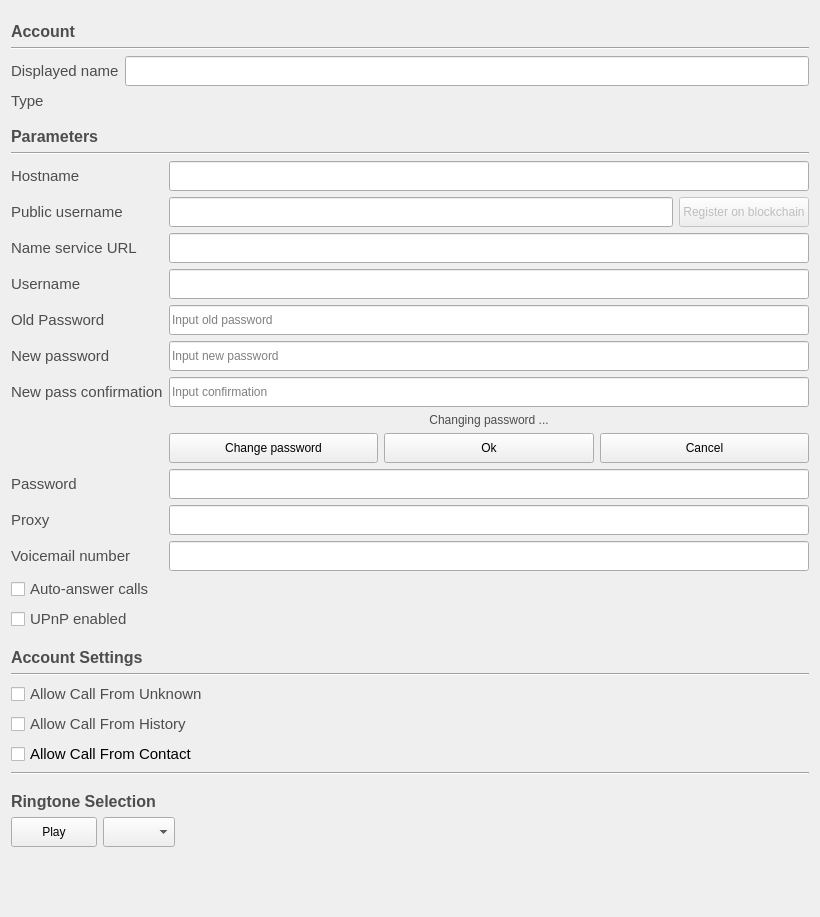
         <widget class="QWidget" name="scrollAreaWidgetContents_2">
          <property name="geometry">
           <rect>
            <x>0</x>
            <y>0</y>
            <width>820</width>
            <height>917</height>
           </rect>
          </property>
          <layout class="QVBoxLayout" name="verticalLayout_12">
           <item>
            <layout class="QVBoxLayout" name="verticalLayout_5">
             <item>
              <layout class="QHBoxLayout" name="horizontalLayout_3">
               <item>
                <widget class="QLabel" name="accountLabel">
                 <property name="sizePolicy">
                  <sizepolicy hsizetype="MinimumExpanding" vsizetype="Preferred">
                   <horstretch>0</horstretch>
                   <verstretch>0</verstretch>
                  </sizepolicy>
                 </property>
                 <property name="minimumSize">
                  <size>
                   <width>0</width>
                   <height>30</height>
                  </size>
                 </property>
                 <property name="maximumSize">
                  <size>
                   <width>16777215</width>
                   <height>20</height>
                  </size>
                 </property>
                 <property name="font">
                  <font>
                   <pointsize>12</pointsize>
                   <weight>75</weight>
                   <bold>true</bold>
                  </font>
                 </property>
                 <property name="styleSheet">
                  <string notr="true">color: rgb(77, 77, 77);</string>
                 </property>
                 <property name="text">
                  <string>Account</string>
                 </property>
                </widget>
               </item>
              </layout>
             </item>
             <item>
              <widget class="Line" name="line_4">
               <property name="orientation">
                <enum>Qt::Horizontal</enum>
               </property>
              </widget>
             </item>
             <item>
              <layout class="QFormLayout" name="formLayout">
               <item row="0" column="0">
                <widget class="QLabel" name="aliasLabel">
                 <property name="font">
                  <font>
                   <pointsize>11</pointsize>
                  </font>
                 </property>
                 <property name="styleSheet">
                  <string notr="true">color: rgb(77, 77, 77);</string>
                 </property>
                 <property name="text">
                  <string>Displayed name</string>
                 </property>
                 <property name="buddy">
                  <cstring>lrcfg_alias</cstring>
                 </property>
                </widget>
               </item>
               <item row="0" column="1">
                <widget class="QLineEdit" name="lrcfg_alias">
                 <property name="sizePolicy">
                  <sizepolicy hsizetype="MinimumExpanding" vsizetype="Fixed">
                   <horstretch>0</horstretch>
                   <verstretch>0</verstretch>
                  </sizepolicy>
                 </property>
                 <property name="minimumSize">
                  <size>
                   <width>0</width>
                   <height>30</height>
                  </size>
                 </property>
                 <property name="toolTip">
                  <string>Displayed alias input</string>
                 </property>
                </widget>
               </item>
               <item row="1" column="0">
                <widget class="QLabel" name="typeLabel">
                 <property name="font">
                  <font>
                   <pointsize>11</pointsize>
                  </font>
                 </property>
                 <property name="styleSheet">
                  <string notr="true">color: rgb(77, 77, 77);</string>
                 </property>
                 <property name="text">
                  <string>Type</string>
                 </property>
                </widget>
               </item>
               <item row="1" column="1">
                <widget class="QLabel" name="typeValueLabel">
                 <property name="sizePolicy">
                  <sizepolicy hsizetype="MinimumExpanding" vsizetype="Preferred">
                   <horstretch>0</horstretch>
                   <verstretch>0</verstretch>
                  </sizepolicy>
                 </property>
                 <property name="text">
                  <string/>
                 </property>
                </widget>
               </item>
              </layout>
             </item>
             <item>
              <widget class="QLabel" name="paramLabel">
               <property name="minimumSize">
                <size>
                 <width>0</width>
                 <height>30</height>
                </size>
               </property>
               <property name="maximumSize">
                <size>
                 <width>16777215</width>
                 <height>20</height>
                </size>
               </property>
               <property name="font">
                <font>
                 <pointsize>12</pointsize>
                 <weight>75</weight>
                 <bold>true</bold>
                </font>
               </property>
               <property name="styleSheet">
                <string notr="true">color: rgb(77, 77, 77);</string>
               </property>
               <property name="text">
                <string>Parameters</string>
               </property>
              </widget>
             </item>
             <item>
              <widget class="Line" name="line_3">
               <property name="orientation">
                <enum>Qt::Horizontal</enum>
               </property>
              </widget>
             </item>
             <item>
              <layout class="QFormLayout" name="formLayout_2">
               <item row="0" column="0">
                <widget class="QLabel" name="hostnameLabel">
                 <property name="sizePolicy">
                  <sizepolicy hsizetype="MinimumExpanding" vsizetype="Preferred">
                   <horstretch>0</horstretch>
                   <verstretch>0</verstretch>
                  </sizepolicy>
                 </property>
                 <property name="font">
                  <font>
                   <pointsize>11</pointsize>
                  </font>
                 </property>
                 <property name="styleSheet">
                  <string notr="true">color: rgb(77, 77, 77);</string>
                 </property>
                 <property name="text">
                  <string>Hostname</string>
                 </property>
                 <property name="buddy">
                  <cstring>lrcfg_hostname</cstring>
                 </property>
                </widget>
               </item>
               <item row="0" column="1">
                <widget class="QLineEdit" name="lrcfg_hostname">
                 <property name="sizePolicy">
                  <sizepolicy hsizetype="MinimumExpanding" vsizetype="Fixed">
                   <horstretch>0</horstretch>
                   <verstretch>0</verstretch>
                  </sizepolicy>
                 </property>
                 <property name="minimumSize">
                  <size>
                   <width>0</width>
                   <height>30</height>
                  </size>
                 </property>
                 <property name="toolTip">
                  <string>Hostname URL for DHT bootstrap or SIP</string>
                 </property>
                </widget>
               </item>
               <item row="1" column="0">
                <widget class="QLabel" name="registeredNameLabel">
                 <property name="sizePolicy">
                  <sizepolicy hsizetype="MinimumExpanding" vsizetype="Preferred">
                   <horstretch>0</horstretch>
                   <verstretch>0</verstretch>
                  </sizepolicy>
                 </property>
                 <property name="font">
                  <font>
                   <pointsize>11</pointsize>
                  </font>
                 </property>
                 <property name="styleSheet">
                  <string notr="true">color: rgb(77, 77, 77);</string>
                 </property>
                 <property name="text">
                  <string>Public username</string>
                 </property>
                 <property name="buddy">
                  <cstring>lrcfg_registeredName</cstring>
                 </property>
                </widget>
               </item>
               <item row="1" column="1">
                <layout class="QHBoxLayout" name="horizontalLayout_10">
                 <item>
                  <widget class="QLineEdit" name="lrcfg_registeredName">
                   <property name="enabled">
                    <bool>true</bool>
                   </property>
                   <property name="sizePolicy">
                    <sizepolicy hsizetype="MinimumExpanding" vsizetype="Fixed">
                     <horstretch>0</horstretch>
                     <verstretch>0</verstretch>
                    </sizepolicy>
                   </property>
                   <property name="minimumSize">
                    <size>
                     <width>0</width>
                     <height>30</height>
                    </size>
                   </property>
                   <property name="toolTip">
                    <string>Public registered username</string>
                   </property>
                   <property name="readOnly">
                    <bool>true</bool>
                   </property>
                  </widget>
                 </item>
                 <item>
                  <widget class="QPushButton" name="registerButton">
                   <property name="enabled">
                    <bool>false</bool>
                   </property>
                   <property name="sizePolicy">
                    <sizepolicy hsizetype="Minimum" vsizetype="Preferred">
                     <horstretch>0</horstretch>
                     <verstretch>0</verstretch>
                    </sizepolicy>
                   </property>
                   <property name="toolTip">
                    <string>Register username on blockchain button</string>
                   </property>
                   <property name="text">
                    <string>Register on blockchain</string>
                   </property>
                  </widget>
                 </item>
                </layout>
               </item>
               <item row="2" column="0">
                <widget class="QLabel" name="nameServiceURLLabel">
                 <property name="font">
                  <font>
                   <pointsize>11</pointsize>
                  </font>
                 </property>
                 <property name="styleSheet">
                  <string notr="true">color: rgb(77, 77, 77);</string>
                 </property>
                 <property name="text">
                  <string>Name service URL</string>
                 </property>
                 <property name="buddy">
                  <cstring>lrcfg_nameServiceURL</cstring>
                 </property>
                </widget>
               </item>
               <item row="2" column="1">
                <widget class="QLineEdit" name="lrcfg_nameServiceURL">
                 <property name="sizePolicy">
                  <sizepolicy hsizetype="MinimumExpanding" vsizetype="Fixed">
                   <horstretch>0</horstretch>
                   <verstretch>0</verstretch>
                  </sizepolicy>
                 </property>
                 <property name="minimumSize">
                  <size>
                   <width>0</width>
                   <height>30</height>
                  </size>
                 </property>
                 <property name="toolTip">
                  <string>Nameservice URL input</string>
                 </property>
                </widget>
               </item>
               <item row="3" column="0">
                <widget class="QLabel" name="usernameLabel">
                 <property name="font">
                  <font>
                   <pointsize>11</pointsize>
                  </font>
                 </property>
                 <property name="styleSheet">
                  <string notr="true">color: rgb(77, 77, 77);</string>
                 </property>
                 <property name="text">
                  <string>Username</string>
                 </property>
                 <property name="buddy">
                  <cstring>lrcfg_username</cstring>
                 </property>
                </widget>
               </item>
               <item row="3" column="1">
                <widget class="QLineEdit" name="lrcfg_username">
                 <property name="sizePolicy">
                  <sizepolicy hsizetype="MinimumExpanding" vsizetype="Fixed">
                   <horstretch>0</horstretch>
                   <verstretch>0</verstretch>
                  </sizepolicy>
                 </property>
                 <property name="minimumSize">
                  <size>
                   <width>0</width>
                   <height>30</height>
                  </size>
                 </property>
                 <property name="toolTip">
                  <string>SIP username input</string>
                 </property>
                </widget>
               </item>
               <item row="12" column="0">
                <widget class="QLabel" name="passwordLabel">
                 <property name="sizePolicy">
                  <sizepolicy hsizetype="MinimumExpanding" vsizetype="Preferred">
                   <horstretch>0</horstretch>
                   <verstretch>0</verstretch>
                  </sizepolicy>
                 </property>
                 <property name="font">
                  <font>
                   <pointsize>11</pointsize>
                  </font>
                 </property>
                 <property name="styleSheet">
                  <string notr="true">color: rgb(77, 77, 77);</string>
                 </property>
                 <property name="text">
                  <string>Password</string>
                 </property>
                 <property name="buddy">
                  <cstring>lrcfg_password</cstring>
                 </property>
                </widget>
               </item>
               <item row="12" column="1">
                <widget class="QLineEdit" name="lrcfg_password">
                 <property name="sizePolicy">
                  <sizepolicy hsizetype="MinimumExpanding" vsizetype="Fixed">
                   <horstretch>0</horstretch>
                   <verstretch>0</verstretch>
                  </sizepolicy>
                 </property>
                 <property name="minimumSize">
                  <size>
                   <width>0</width>
                   <height>30</height>
                  </size>
                 </property>
                 <property name="toolTip">
                  <string>SIP password input</string>
                 </property>
                 <property name="echoMode">
                  <enum>QLineEdit::PasswordEchoOnEdit</enum>
                 </property>
                </widget>
               </item>
               <item row="13" column="0">
                <widget class="QLabel" name="proxyLabel">
                 <property name="sizePolicy">
                  <sizepolicy hsizetype="MinimumExpanding" vsizetype="Preferred">
                   <horstretch>0</horstretch>
                   <verstretch>0</verstretch>
                  </sizepolicy>
                 </property>
                 <property name="font">
                  <font>
                   <pointsize>11</pointsize>
                  </font>
                 </property>
                 <property name="styleSheet">
                  <string notr="true">color: rgb(77, 77, 77);</string>
                 </property>
                 <property name="text">
                  <string>Proxy</string>
                 </property>
                 <property name="buddy">
                  <cstring>lrcfg_proxy</cstring>
                 </property>
                </widget>
               </item>
               <item row="13" column="1">
                <widget class="QLineEdit" name="lrcfg_proxy">
                 <property name="sizePolicy">
                  <sizepolicy hsizetype="MinimumExpanding" vsizetype="Fixed">
                   <horstretch>0</horstretch>
                   <verstretch>0</verstretch>
                  </sizepolicy>
                 </property>
                 <property name="minimumSize">
                  <size>
                   <width>0</width>
                   <height>30</height>
                  </size>
                 </property>
                 <property name="toolTip">
                  <string>SIP proxy URL input</string>
                 </property>
                </widget>
               </item>
               <item row="14" column="0">
                <widget class="QLabel" name="voicemailLabel">
                 <property name="sizePolicy">
                  <sizepolicy hsizetype="MinimumExpanding" vsizetype="Preferred">
                   <horstretch>0</horstretch>
                   <verstretch>0</verstretch>
                  </sizepolicy>
                 </property>
                 <property name="font">
                  <font>
                   <pointsize>11</pointsize>
                  </font>
                 </property>
                 <property name="styleSheet">
                  <string notr="true">color: rgb(77, 77, 77);</string>
                 </property>
                 <property name="text">
                  <string>Voicemail number</string>
                 </property>
                 <property name="buddy">
                  <cstring>lrcfg_mailbox</cstring>
                 </property>
                </widget>
               </item>
               <item row="14" column="1">
                <widget class="QLineEdit" name="lrcfg_mailbox">
                 <property name="sizePolicy">
                  <sizepolicy hsizetype="MinimumExpanding" vsizetype="Fixed">
                   <horstretch>0</horstretch>
                   <verstretch>0</verstretch>
                  </sizepolicy>
                 </property>
                 <property name="minimumSize">
                  <size>
                   <width>0</width>
                   <height>30</height>
                  </size>
                 </property>
                 <property name="toolTip">
                  <string>SIP voicemail number</string>
                 </property>
                </widget>
               </item>
               <item row="15" column="0">
                <widget class="QCheckBox" name="lrcfg_autoAnswer">
                 <property name="font">
                  <font>
                   <pointsize>11</pointsize>
                  </font>
                 </property>
                 <property name="toolTip">
                  <string>Autoanswer call checkbox</string>
                 </property>
                 <property name="styleSheet">
                  <string notr="true">color: rgb(77, 77, 77);</string>
                 </property>
                 <property name="text">
                  <string>Auto-answer calls</string>
                 </property>
                </widget>
               </item>
               <item row="16" column="0">
                <widget class="QCheckBox" name="lrcfg_upnpEnabled">
                 <property name="enabled">
                  <bool>true</bool>
                 </property>
                 <property name="font">
                  <font>
                   <pointsize>11</pointsize>
                  </font>
                 </property>
                 <property name="toolTip">
                  <string>UPnP enabled checkbox</string>
                 </property>
                 <property name="styleSheet">
                  <string notr="true">color: rgb(77, 77, 77);</string>
                 </property>
                 <property name="text">
                  <string>UPnP enabled</string>
                 </property>
                </widget>
               </item>
               <item row="4" column="1">
                <widget class="QLineEdit" name="oldPasswordLineEdit">
                 <property name="minimumSize">
                  <size>
                   <width>0</width>
                   <height>30</height>
                  </size>
                 </property>
                 <property name="toolTip">
                  <string>Old password input line</string>
                 </property>
                 <property name="inputMask">
                  <string/>
                 </property>
                 <property name="echoMode">
                  <enum>QLineEdit::Password</enum>
                 </property>
                 <property name="placeholderText">
                  <string>Input old password</string>
                 </property>
                </widget>
               </item>
               <item row="4" column="0">
                <widget class="QLabel" name="oldPasswordLabel">
                 <property name="font">
                  <font>
                   <pointsize>11</pointsize>
                  </font>
                 </property>
                 <property name="styleSheet">
                  <string notr="true">color: rgb(77, 77, 77);</string>
                 </property>
                 <property name="text">
                  <string>Old Password</string>
                 </property>
                </widget>
               </item>
               <item row="5" column="1">
                <widget class="QLineEdit" name="newPasswordLineEdit">
                 <property name="minimumSize">
                  <size>
                   <width>0</width>
                   <height>30</height>
                  </size>
                 </property>
                 <property name="toolTip">
                  <string>New password text input</string>
                 </property>
                 <property name="echoMode">
                  <enum>QLineEdit::Password</enum>
                 </property>
                 <property name="placeholderText">
                  <string>Input new password</string>
                 </property>
                </widget>
               </item>
               <item row="5" column="0">
                <widget class="QLabel" name="newPasswordLabel">
                 <property name="font">
                  <font>
                   <pointsize>11</pointsize>
                   <weight>50</weight>
                   <bold>false</bold>
                  </font>
                 </property>
                 <property name="styleSheet">
                  <string notr="true">color: rgb(77, 77, 77);</string>
                 </property>
                 <property name="text">
                  <string>New password</string>
                 </property>
                </widget>
               </item>
               <item row="7" column="1">
                <widget class="QLineEdit" name="newPassConfirmationLineEdit">
                 <property name="minimumSize">
                  <size>
                   <width>0</width>
                   <height>30</height>
                  </size>
                 </property>
                 <property name="toolTip">
                  <string>Password confirmation text input</string>
                 </property>
                 <property name="echoMode">
                  <enum>QLineEdit::Password</enum>
                 </property>
                 <property name="placeholderText">
                  <string>Input confirmation </string>
                 </property>
                </widget>
               </item>
               <item row="7" column="0">
                <widget class="QLabel" name="newPassConfirmationLabel">
                 <property name="font">
                  <font>
                   <family>Cantarell</family>
                   <pointsize>11</pointsize>
                  </font>
                 </property>
                 <property name="styleSheet">
                  <string notr="true">color: rgb(77, 77, 77);</string>
                 </property>
                 <property name="text">
                  <string>New pass confirmation</string>
                 </property>
                </widget>
               </item>
               <item row="9" column="1">
                <layout class="QHBoxLayout" name="horizontalLayout_2">
                 <property name="topMargin">
                  <number>0</number>
                 </property>
                 <item>
                  <widget class="QPushButton" name="changePassBtn">
                   <property name="minimumSize">
                    <size>
                     <width>0</width>
                     <height>30</height>
                    </size>
                   </property>
                   <property name="maximumSize">
                    <size>
                     <width>500</width>
                     <height>100</height>
                    </size>
                   </property>
                   <property name="text">
                    <string>Change password</string>
                   </property>
                  </widget>
                 </item>
                 <item>
                  <widget class="QPushButton" name="confirmChangeBtn">
                   <property name="minimumSize">
                    <size>
                     <width>0</width>
                     <height>30</height>
                    </size>
                   </property>
                   <property name="maximumSize">
                    <size>
                     <width>500</width>
                     <height>16777215</height>
                    </size>
                   </property>
                   <property name="text">
                    <string>Ok</string>
                   </property>
                  </widget>
                 </item>
                 <item>
                  <widget class="QPushButton" name="cancelChangeBtn">
                   <property name="minimumSize">
                    <size>
                     <width>0</width>
                     <height>30</height>
                    </size>
                   </property>
                   <property name="toolTip">
                    <string>Cancel password change button</string>
                   </property>
                   <property name="text">
                    <string>Cancel</string>
                   </property>
                  </widget>
                 </item>
                </layout>
               </item>
               <item row="8" column="1">
                <widget class="QLabel" name="changePassInfo">
                 <property name="styleSheet">
                  <string notr="true">color: rgb(77, 77, 77);</string>
                 </property>
                 <property name="text">
                  <string>Changing password ...</string>
                 </property>
                 <property name="alignment">
                  <set>Qt::AlignCenter</set>
                 </property>
                </widget>
               </item>
              </layout>
             </item>
             <item>
              <widget class="QLabel" name="label_27">
               <property name="minimumSize">
                <size>
                 <width>0</width>
                 <height>30</height>
                </size>
               </property>
               <property name="maximumSize">
                <size>
                 <width>16777215</width>
                 <height>20</height>
                </size>
               </property>
               <property name="font">
                <font>
                 <pointsize>12</pointsize>
                 <weight>75</weight>
                 <bold>true</bold>
                </font>
               </property>
               <property name="styleSheet">
                <string notr="true">color: rgb(77, 77, 77);</string>
               </property>
               <property name="text">
                <string>Account Settings</string>
               </property>
               <property name="buddy">
                <cstring>lrcfg_allowIncomingFromUnknown</cstring>
               </property>
              </widget>
             </item>
             <item>
              <widget class="Line" name="line">
               <property name="orientation">
                <enum>Qt::Horizontal</enum>
               </property>
              </widget>
             </item>
             <item>
              <layout class="QVBoxLayout" name="verticalLayout_6">
               <item>
                <widget class="QCheckBox" name="lrcfg_allowIncomingFromUnknown">
                 <property name="font">
                  <font>
                   <pointsize>11</pointsize>
                  </font>
                 </property>
                 <property name="toolTip">
                  <string>Allow call from unknown checkbox</string>
                 </property>
                 <property name="styleSheet">
                  <string notr="true">color: rgb(77, 77, 77);</string>
                 </property>
                 <property name="text">
                  <string>Allow Call From Unknown</string>
                 </property>
                </widget>
               </item>
               <item>
                <widget class="QCheckBox" name="lrcfg_allowIncomingFromHistory">
                 <property name="font">
                  <font>
                   <pointsize>11</pointsize>
                  </font>
                 </property>
                 <property name="toolTip">
                  <string>Allow Call From History checkbox</string>
                 </property>
                 <property name="styleSheet">
                  <string notr="true">color: rgb(77, 77, 77);</string>
                 </property>
                 <property name="text">
                  <string>Allow Call From History</string>
                 </property>
                </widget>
               </item>
               <item>
                <widget class="QCheckBox" name="lrcfg_allowIncomingFromContact">
                 <property name="font">
                  <font>
                   <pointsize>11</pointsize>
                  </font>
                 </property>
                 <property name="toolTip">
                  <string>Allow Call From Contact checkbox</string>
                 </property>
                 <property name="text">
                  <string>Allow Call From Contact</string>
                 </property>
                </widget>
               </item>
               <item>
                <widget class="Line" name="line_2">
                 <property name="orientation">
                  <enum>Qt::Horizontal</enum>
                 </property>
                </widget>
               </item>
               <item>
                <widget class="QLabel" name="label_28">
                 <property name="minimumSize">
                  <size>
                   <width>0</width>
                   <height>30</height>
                  </size>
                 </property>
                 <property name="maximumSize">
                  <size>
                   <width>16777215</width>
                   <height>20</height>
                  </size>
                 </property>
                 <property name="font">
                  <font>
                   <pointsize>12</pointsize>
                   <weight>75</weight>
                   <bold>true</bold>
                  </font>
                 </property>
                 <property name="styleSheet">
                  <string notr="true">color: rgb(77, 77, 77);</string>
                 </property>
                 <property name="text">
                  <string>Ringtone Selection</string>
                 </property>
                </widget>
               </item>
               <item>
                <layout class="QHBoxLayout" name="horizontalLayout">
                 <property name="topMargin">
                  <number>0</number>
                 </property>
                 <item>
                  <widget class="QPushButton" name="playButton">
                   <property name="sizePolicy">
                    <sizepolicy hsizetype="Minimum" vsizetype="Preferred">
                     <horstretch>0</horstretch>
                     <verstretch>0</verstretch>
                    </sizepolicy>
                   </property>
                   <property name="minimumSize">
                    <size>
                     <width>86</width>
                     <height>30</height>
                    </size>
                   </property>
                   <property name="toolTip">
                    <string>Play ringtone button</string>
                   </property>
                   <property name="text">
                    <string>Play</string>
                   </property>
                  </widget>
                 </item>
                 <item>
                  <widget class="QComboBox" name="ringtonesBox">
                   <property name="minimumSize">
                    <size>
                     <width>0</width>
                     <height>30</height>
                    </size>
                   </property>
                   <property name="toolTip">
                    <string>ringtone file selector</string>
                   </property>
                  </widget>
                 </item>
                 <item>
                  <spacer name="horizontalSpacer_6">
                   <property name="orientation">
                    <enum>Qt::Horizontal</enum>
                   </property>
                   <property name="sizeHint" stdset="0">
                    <size>
                     <width>40</width>
                     <height>20</height>
                    </size>
                   </property>
                  </spacer>
                 </item>
                </layout>
               </item>
              </layout>
             </item>
             <item>
              <spacer name="verticalSpacer_2">
               <property name="orientation">
                <enum>Qt::Vertical</enum>
               </property>
               <property name="sizeHint" stdset="0">
                <size>
                 <width>20</width>
                 <height>40</height>
                </size>
               </property>
              </spacer>
             </item>
            </layout>
           </item>
          </layout>
         </widget>
